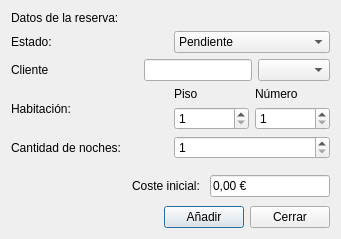
<?xml version="1.0" encoding="UTF-8"?>
<ui version="4.0">
 <class>AniadirReserva</class>
 <widget class="QDialog" name="AniadirReserva">
  <property name="geometry">
   <rect>
    <x>0</x>
    <y>0</y>
    <width>341</width>
    <height>239</height>
   </rect>
  </property>
  <property name="windowTitle">
   <string>Dialog</string>
  </property>
  <layout class="QVBoxLayout" name="verticalLayout">
   <item>
    <widget class="QLabel" name="label_8">
     <property name="text">
      <string>Datos de la reserva:</string>
     </property>
    </widget>
   </item>
   <item>
    <layout class="QHBoxLayout" name="horizontalLayout">
     <item>
      <widget class="QLabel" name="label_7">
       <property name="text">
        <string>Estado: </string>
       </property>
      </widget>
     </item>
     <item>
      <widget class="QComboBox" name="comboBoxEstado">
       <item>
        <property name="text">
         <string>Pendiente</string>
        </property>
       </item>
       <item>
        <property name="text">
         <string>Confirmado</string>
        </property>
       </item>
       <item>
        <property name="text">
         <string>En Estadía</string>
        </property>
       </item>
      </widget>
     </item>
    </layout>
   </item>
   <item>
    <layout class="QHBoxLayout" name="horizontalLayout_2" stretch="1,1,0,0">
     <item>
      <widget class="QLabel" name="label_6">
       <property name="text">
        <string>Cliente</string>
       </property>
      </widget>
     </item>
     <item>
      <spacer name="horizontalSpacer_3">
       <property name="orientation">
        <enum>Qt::Orientation::Horizontal</enum>
       </property>
       <property name="sizeHint" stdset="0">
        <size>
         <width>40</width>
         <height>20</height>
        </size>
       </property>
      </spacer>
     </item>
     <item>
      <widget class="QLineEdit" name="lineEditCliente"/>
     </item>
     <item>
      <widget class="QComboBox" name="comboBoxCliente"/>
     </item>
    </layout>
   </item>
   <item>
    <layout class="QHBoxLayout" name="horizontalLayout_3">
     <item>
      <widget class="QLabel" name="label_5">
       <property name="text">
        <string>Habitación: </string>
       </property>
      </widget>
     </item>
     <item>
      <layout class="QGridLayout" name="gridLayout">
       <item row="1" column="0">
        <widget class="QSpinBox" name="spinBoxPiso">
         <property name="minimum">
          <number>1</number>
         </property>
        </widget>
       </item>
       <item row="0" column="0">
        <widget class="QLabel" name="label">
         <property name="text">
          <string>Piso</string>
         </property>
        </widget>
       </item>
       <item row="0" column="1">
        <widget class="QLabel" name="label_2">
         <property name="text">
          <string>Número</string>
         </property>
        </widget>
       </item>
       <item row="1" column="1">
        <widget class="QSpinBox" name="spinBoxNumero">
         <property name="minimum">
          <number>1</number>
         </property>
        </widget>
       </item>
      </layout>
     </item>
    </layout>
   </item>
   <item>
    <layout class="QHBoxLayout" name="horizontalLayout_4">
     <item>
      <widget class="QLabel" name="label_4">
       <property name="text">
        <string>Cantidad de noches: </string>
       </property>
      </widget>
     </item>
     <item>
      <widget class="QSpinBox" name="spinBoxNoches">
       <property name="minimum">
        <number>1</number>
       </property>
       <property name="maximum">
        <number>1000</number>
       </property>
      </widget>
     </item>
    </layout>
   </item>
   <item>
    <spacer name="verticalSpacer_3">
     <property name="orientation">
      <enum>Qt::Orientation::Vertical</enum>
     </property>
     <property name="sizeHint" stdset="0">
      <size>
       <width>20</width>
       <height>40</height>
      </size>
     </property>
    </spacer>
   </item>
   <item>
    <spacer name="verticalSpacer_2">
     <property name="orientation">
      <enum>Qt::Orientation::Vertical</enum>
     </property>
     <property name="sizeHint" stdset="0">
      <size>
       <width>20</width>
       <height>40</height>
      </size>
     </property>
    </spacer>
   </item>
   <item>
    <spacer name="verticalSpacer">
     <property name="orientation">
      <enum>Qt::Orientation::Vertical</enum>
     </property>
     <property name="sizeHint" stdset="0">
      <size>
       <width>20</width>
       <height>40</height>
      </size>
     </property>
    </spacer>
   </item>
   <item>
    <layout class="QHBoxLayout" name="horizontalLayout_5" stretch="2,1,2">
     <item>
      <spacer name="horizontalSpacer_2">
       <property name="orientation">
        <enum>Qt::Orientation::Horizontal</enum>
       </property>
       <property name="sizeHint" stdset="0">
        <size>
         <width>40</width>
         <height>20</height>
        </size>
       </property>
      </spacer>
     </item>
     <item>
      <widget class="QLabel" name="label_3">
       <property name="text">
        <string>Coste inicial: </string>
       </property>
      </widget>
     </item>
     <item>
      <widget class="QLineEdit" name="lineEditCoste">
       <property name="text">
        <string>0,00 €</string>
       </property>
       <property name="readOnly">
        <bool>true</bool>
       </property>
      </widget>
     </item>
    </layout>
   </item>
   <item>
    <spacer name="verticalSpacer_4">
     <property name="orientation">
      <enum>Qt::Orientation::Vertical</enum>
     </property>
     <property name="sizeHint" stdset="0">
      <size>
       <width>20</width>
       <height>40</height>
      </size>
     </property>
    </spacer>
   </item>
   <item>
    <layout class="QHBoxLayout" name="horizontalLayout_8" stretch="2,1,1">
     <item>
      <spacer name="horizontalSpacer">
       <property name="orientation">
        <enum>Qt::Orientation::Horizontal</enum>
       </property>
       <property name="sizeHint" stdset="0">
        <size>
         <width>40</width>
         <height>20</height>
        </size>
       </property>
      </spacer>
     </item>
     <item>
      <widget class="QPushButton" name="pushButtonAniadir">
       <property name="text">
        <string>Añadir</string>
       </property>
      </widget>
     </item>
     <item>
      <widget class="QPushButton" name="pushButtonCerrar">
       <property name="text">
        <string>Cerrar</string>
       </property>
      </widget>
     </item>
    </layout>
   </item>
  </layout>
 </widget>
 <resources/>
 <connections/>
</ui>
